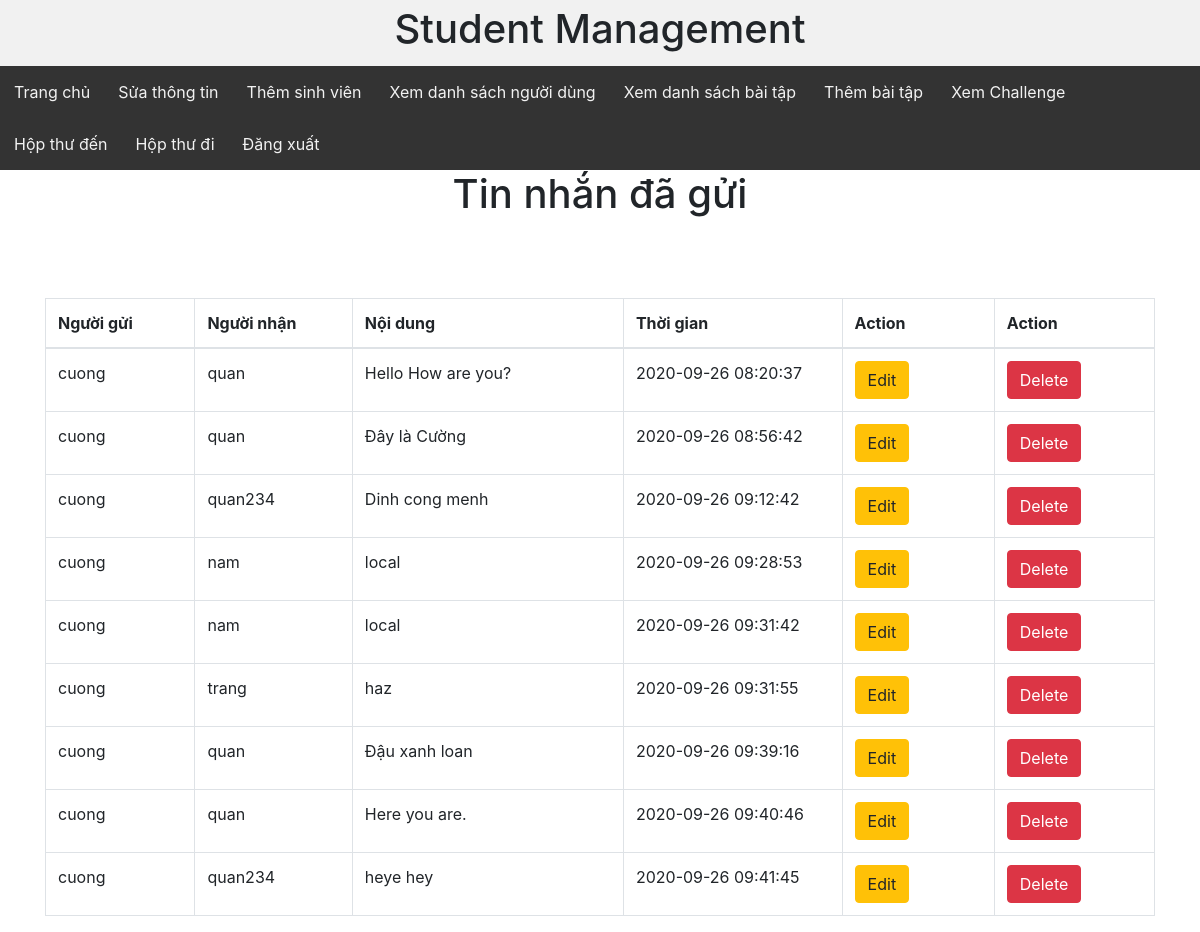
/listMessageSend.php?id=14, run on the app's committed database.
### tables this page shows
CREATE TABLE `messages` (
  `id` int(11) NOT NULL,
  `userSendID` int(11) NOT NULL,
  `userReceiveID` int(11) NOT NULL,
  `message` varchar(255) NOT NULL,
  `createdTime` timestamp NOT NULL DEFAULT current_timestamp(),
  `receiver` varchar(255) DEFAULT NULL,
  `sender` varchar(255) DEFAULT NULL
);

### dbhelp.php (called while the page is built, shortened)
<?php
function executeResult($sql)
{
    $conn = mysqli_connect('localhost', 'root', '', 'db_studentmanagement6a');
    $resultset = mysqli_query($conn, $sql);
    $list = [];
    while ($row = mysqli_fetch_array($resultset, 1)) {
        $list[] = $row;
    }
    return $list;
}

### listMessageSend.php (the view, shortened to what this page needs)
<!DOCTYPE html>
<?php
      require('dbhelp.php');
      if($_GET['position']=='Student'){
        require('studentHeaderLayout.php');
        }
        else{
            require('teacherHeaderLayout.php');
        }
    ?>
<html lang="vi">
<head>
    <div>
        <h1 style="text-align: center;">Tin nhắn đã gửi</h1> <br><br><br>
    </div>
    <link rel="stylesheet" href="https://maxcdn.bootstrapcdn.com/bootstrap/4.4.1/css/bootstrap.min.css">
</head>
<body>
<div class="container">
<table class="table table-bordered">
    <thead>
    <tr>
        <th width=200>Người gửi</th>
        <th width=200>Người nhận</th>
        <th width=400>Nội dung</th>
        <th width=300>Thời gian</th>
        <th width=200>Action</th>
        <th width=200>Action</th>
    </tr>
    </thead>
    <tbody>
    <?php
    if (isset($_GET['id'])) {
    $senderID = $_GET['id'];
    $sql = "select * from messages where userSendID = '$senderID' ";
    $listMessage = executeResult($sql);
    foreach ($listMessage as $msg) { ?>
        <tr>
				<td> <?php echo $msg['sender'] ?></td>
				<td> <?php echo $msg['receiver'] ?> </td>
				<td> <?php echo $msg['message'] ?> </td>
				<td> <?php echo $msg['createdTime'] ?></td>
                <td><button class="btn btn-warning" onclick="window.open('editMessage.php?id=<?php echo $msg['id'] ?>&position=<?php echo $_GET['position'] ?>')">Edit</button></td>
                <td><button class="btn btn-danger" onclick="deleteMessage(<?php echo $msg['id'] ?>)">Delete</button></td>
	    </tr>
   <?php } ?>
    </tbody>
</table>
</div>
</body>
</html>
<?php }
?>

### teacherHeaderLayout.php (style rules this page uses)
* { box-sizing: border-box; }
body { margin: 0; }

### listMessageSend.php (style rules this page uses)
.table-bordered td, .table-bordered th { border: 1px solid #dee2e6; }
.container { width: 100%; padding-right: 15px; padding-left: 15px; margin-right: auto; margin-left: auto; }
* { box-sizing: border-box; }
body { margin: 0; }

### data on the page
messages: sender "cuong", receiver "quan", message "Hello How are you?", createdTime "2020-09-26 08:20:37"
messages: sender "cuong", receiver "quan", message "Đây là Cường", createdTime "2020-09-26 08:56:42"
messages: sender "cuong", receiver "quan234", message "Dinh cong menh", createdTime "2020-09-26 09:12:42"
messages: sender "cuong", receiver "nam", message "local", createdTime "2020-09-26 09:28:53"
messages: sender "cuong", receiver "nam", message "local", createdTime "2020-09-26 09:31:42"
messages: sender "cuong", receiver "trang", message "haz", createdTime "2020-09-26 09:31:55"
messages: sender "cuong", receiver "quan", message "Đậu xanh loan", createdTime "2020-09-26 09:39:16"
messages: sender "cuong", receiver "quan", message "Here you are.", createdTime "2020-09-26 09:40:46"
messages: sender "cuong", receiver "quan234", message "heye hey", createdTime "2020-09-26 09:41:45"
